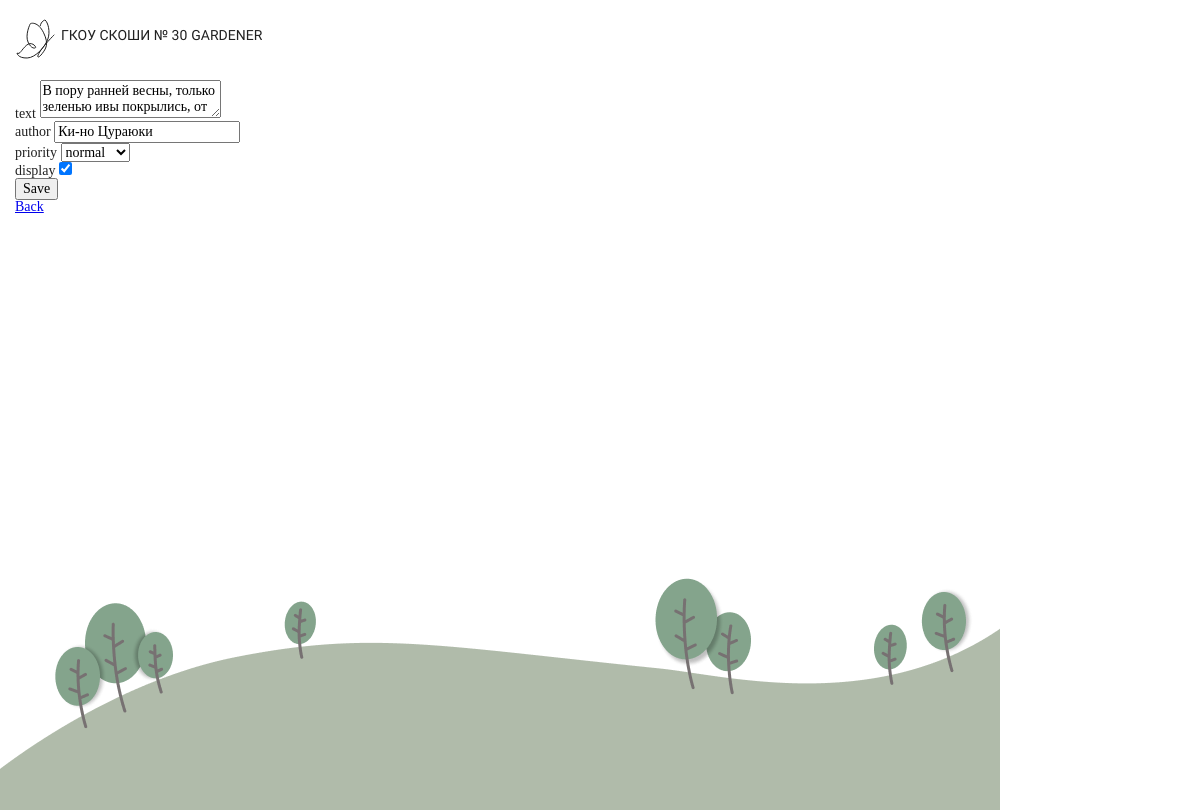
Page /admin/message/2 on the earlier database version.
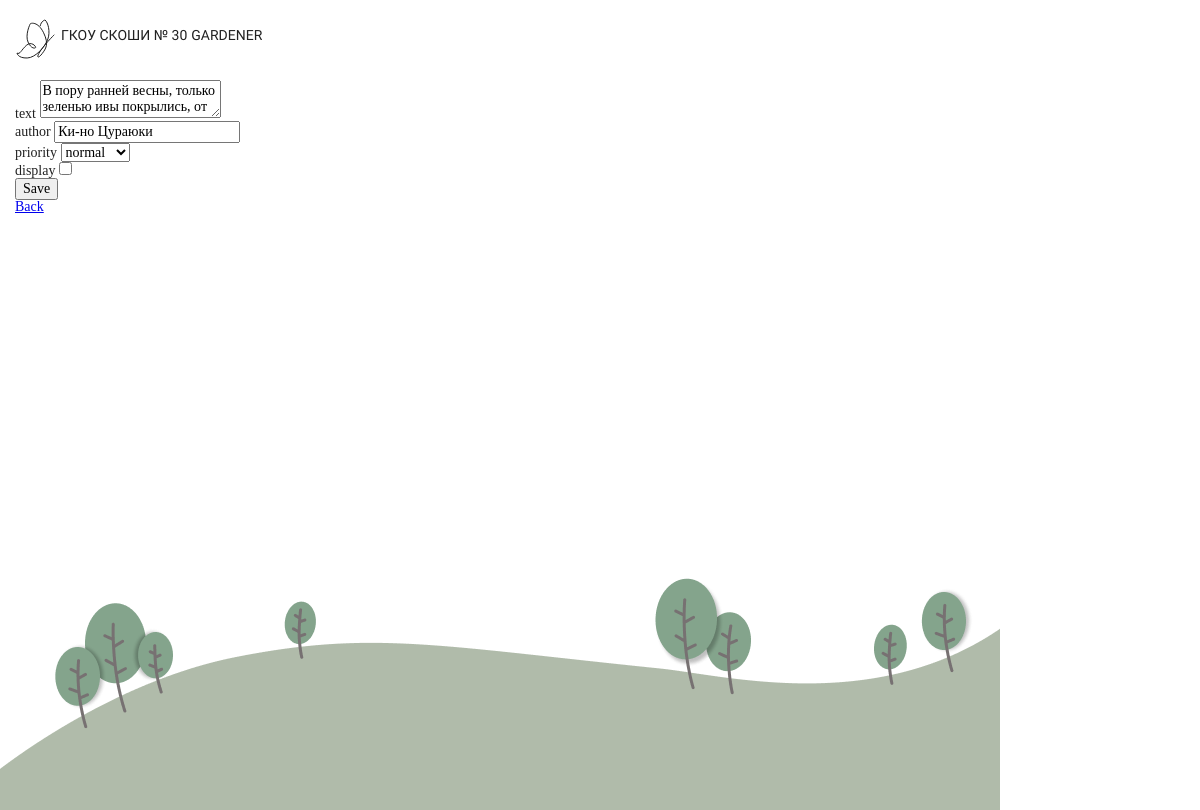
Same page on the later database version.
### garden/models.py (models this page shows, shortened)
class Message(db.Model):
    __tablename__ = 'messages'
    id = db.Column(db.Integer, primary_key=True)
    text = db.Column(db.Text, unique=True, nullable=False)
    author = db.Column(db.String(100), nullable=False)
    priority = db.Column(db.Enum(Priority), nullable=False, default=Priority.low)
    display = db.Column(db.Enum(Display), nullable=False, default=Display.disabled)
    status = db.Column(db.Enum(Status), nullable=False, default=Status.CREATED)
    timestamp = db.Column(db.DateTime, default=datetime.now)

### garden/routes.py (the view)
@app.route('/admin/message/<int:message_id>', methods=['GET', 'POST', 'DELETE', 'PATCH'])
def handle_message(message_id):
    if request.method == 'POST':
        method = request.form.get('_method', '').upper()
        if method == 'DELETE':
            services.delete_message(message_id)
            messages = services.get_live_messages()
            return render_template('admin/messages.html',
                                   messages=messages,
                                   settings=settings)
        elif method == 'PATCH':
            form = MessageForm(request.form)
            message = services.get_message_by_id(message_id)
            if form.validate():
                services.patch_message(form, message_id)
                flash('Message patched successful')
                return redirect(url_for('show_live_messages'))
    elif request.method == 'GET':
            message = services.get_message_by_id(message_id)
            form = MessageForm()
            form.text.data = message.text
            form.author.data = message.author
            form.priority.data = message.priority.name
            if message.display == Display.enabled:
                form.display.data = True
            else:
                form.display.data = False
            return render_template('admin/edit_message.html',
                                   form=form,
                                   message=message,
                                   settings=settings)

### garden/forms.py
class MessageForm(FlaskForm):
    text = TextAreaField('text', validators=[DataRequired(), Length(min=4, max=400)])
    author = StringField('author', validators=[DataRequired(), Length(min=4, max=80)])
    priority = SelectField('priority', choices=[('low', 'low'),
                                                  ('normal', 'normal'),
                                                  ('news', 'news'),
                                                  ('absolute', 'absolute')])
    display = BooleanField('display', default=False)
    submit = SubmitField('Save')

### garden/services.py (called while the page is built)
def get_message_by_id(message_id):
    return Message.query.filter(Message.id == message_id).first()

### garden/templates/admin/edit_message.html (shortened to what this page needs)
{% extends 'admin_base.html' %}
{% block main %}
  <form method="POST" action="/admin/message/{{ message.id }}" >
    <p>{{ form.text.label() }} {{ form.text() }}</p>
    <p>{{ form.author.label() }} {{ form.author() }}</p>
    <p>{{ form.priority.label() }} {{ form.priority() }}</p>
    <p>{{ form.display.label() }} {{ form.display() }}</p>
    <p>{{ form.submit() }}</p>
  </form>
  <div class="btn-back">
    <a href="{{ url_for('show_live_messages') }}">Back</a>
  </div>
{% endblock %}

### garden/templates/admin_base.html
{% extends 'base.html' %}
{% block header %}
  <p class="header-text montserrat-alternates-medium">{{ settings['admin_pages_name'] }}</p>
{% endblock %}

### garden/templates/base.html (shortened to what this page needs)
<!doctype html>
<html lang="ru">
<head>
  <link rel="stylesheet" href="{{ url_for('static', filename='css/normalize.css') }}">
  <link rel="stylesheet" href="{{ url_for('static', filename='css/reset.css') }}">
  <link rel="stylesheet" href="{{ url_for('static', filename='css/main.css') }}">
  <link rel="stylesheet" href="{{ url_for('static', filename='css/service.css') }}">
  <link rel="stylesheet" href="{{ url_for('static', filename='css/fonts.css') }}">
</head>
<body>
<div class="site-container">
  <header>
    <img src="{{ url_for('static', filename='icons/logo_01.svg') }}" alt="Image-logo" class="logo">
    <p class="header-text montserrat-alternates-medium">{{ settings['site_header'] }}</p>
    {% block header %}{% endblock %}
  </header>
  <main class="main">
    {% block main %}{% endblock %}
  </main>
  <footer class="footer source-sans-3-400">
  </footer>
</div>
</body>
</html>

### garden/static/css/main.css (style rules this page uses)
body { padding-top: 10px; }
.site-container { flex-grow: 1; background-image: url(../site_bg_02.png); background-position: left bottom; background-repeat: no-repeat; min-height: 100dvh; min-height: 100vh; box-sizing: border-box; }
header { height: 50px; line-height: 50px; padding: 0 10px 0 15px; margin-bottom: 20px; }
header p { display: inline-block; white-space: nowrap; overflow: hidden; font-size: 14px; color: #212121; }
main { padding: 0 10px 0 15px; text-align: left; font-size: 14px; color: #212121; }
.footer { padding: 0 10px 0 15px; font-size: 14px; color: #212121; height: 280px; }

Differences in the rows shown:
changed Message "Ки-но Цураюки": display "☑" → "☐"
